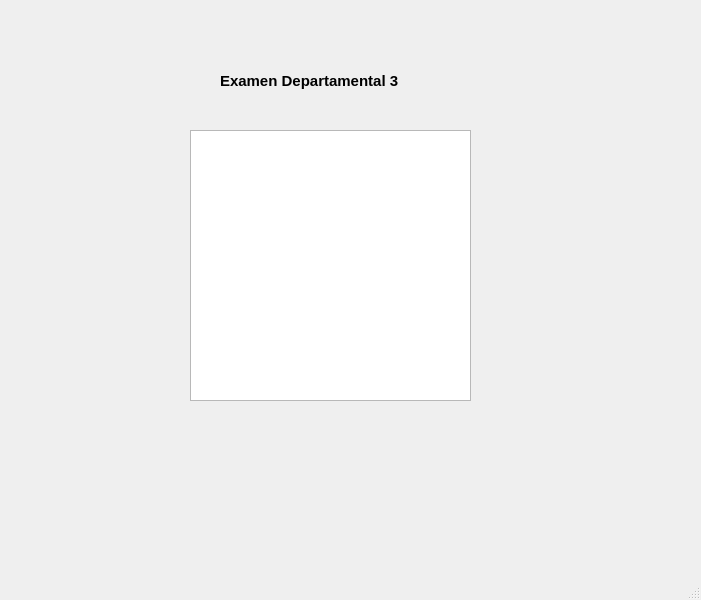
<?xml version="1.0" encoding="UTF-8"?>
<ui version="4.0">
 <class>MainWindow</class>
 <widget class="QMainWindow" name="MainWindow">
  <property name="geometry">
   <rect>
    <x>0</x>
    <y>0</y>
    <width>701</width>
    <height>600</height>
   </rect>
  </property>
  <property name="windowTitle">
   <string>MainWindow</string>
  </property>
  <widget class="QWidget" name="centralwidget">
   <widget class="QTextEdit" name="lecturas_txt">
    <property name="geometry">
     <rect>
      <x>190</x>
      <y>130</y>
      <width>281</width>
      <height>271</height>
     </rect>
    </property>
   </widget>
   <widget class="QLabel" name="label_Titulo">
    <property name="geometry">
     <rect>
      <x>220</x>
      <y>60</y>
      <width>231</width>
      <height>41</height>
     </rect>
    </property>
    <property name="font">
     <font>
      <pointsize>11</pointsize>
      <weight>75</weight>
      <bold>true</bold>
     </font>
    </property>
    <property name="text">
     <string>Examen Departamental 3</string>
    </property>
   </widget>
  </widget>
  <widget class="QMenuBar" name="menubar">
   <property name="geometry">
    <rect>
     <x>0</x>
     <y>0</y>
     <width>701</width>
     <height>26</height>
    </rect>
   </property>
  </widget>
  <widget class="QStatusBar" name="statusbar"/>
 </widget>
 <resources/>
 <connections/>
</ui>
